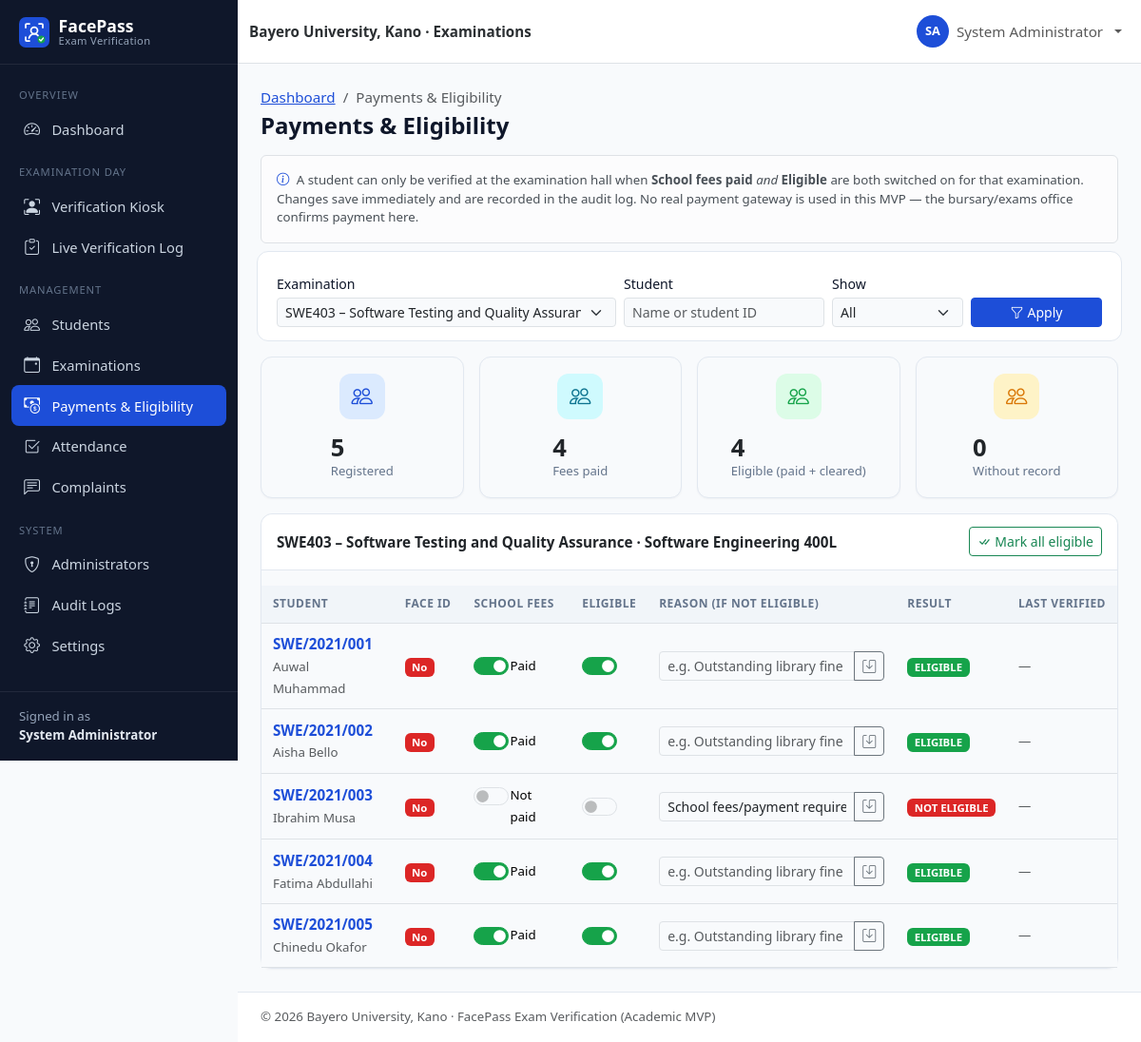
/admin/payments.php (signed in), run on an earlier commit of the app's database.
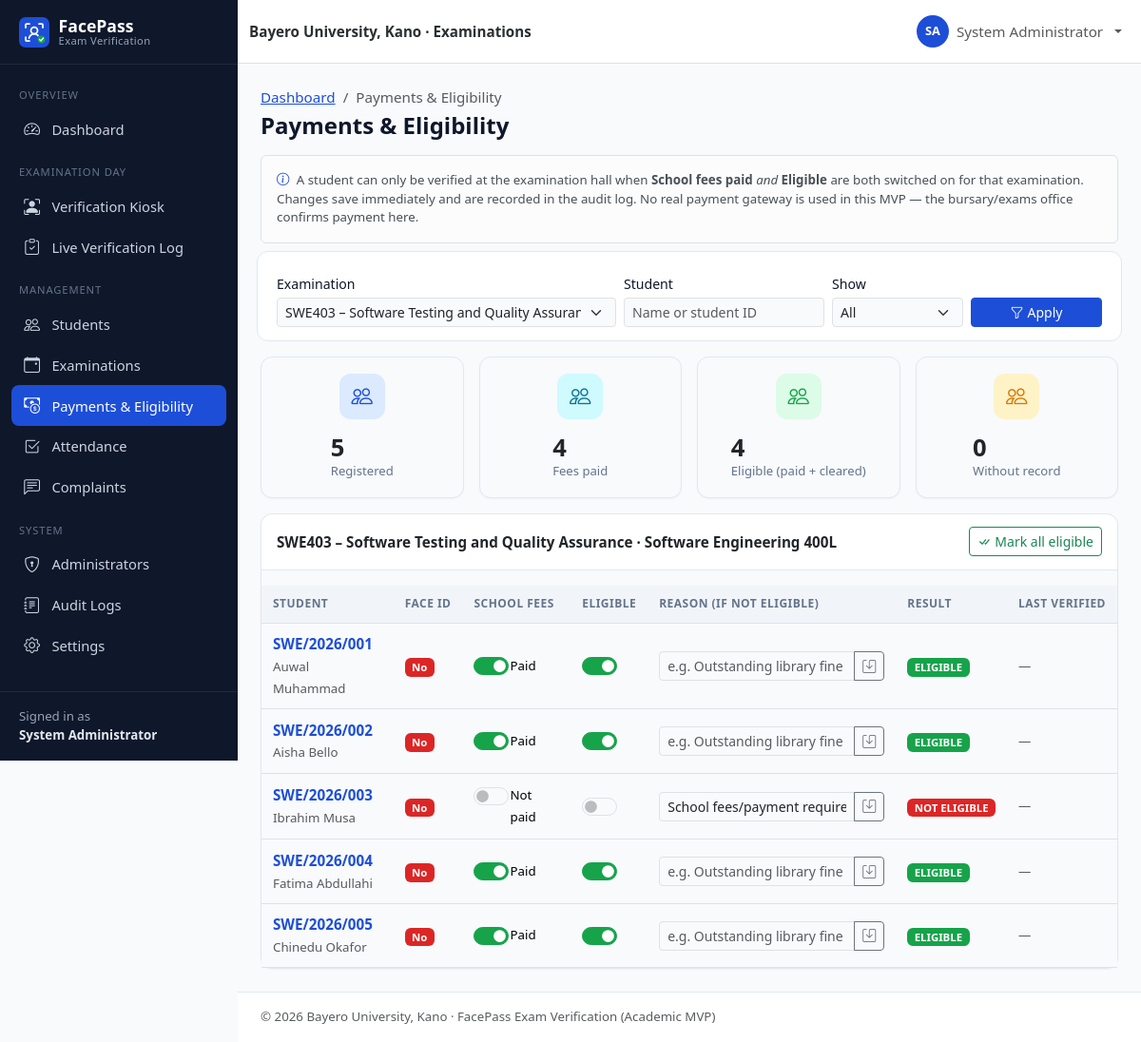
And on a later commit of the database.
### tables this page shows
CREATE TABLE exam_eligibility (
    id                INT UNSIGNED NOT NULL AUTO_INCREMENT,
    student_id        INT UNSIGNED NOT NULL,            
    exam_id           INT UNSIGNED NOT NULL,            
    school_fees_paid  TINYINT(1)   NOT NULL DEFAULT 0,
    eligible          TINYINT(1)   NOT NULL DEFAULT 0,
    reason            VARCHAR(255) NULL,                
    verified_at       DATETIME     NULL,                
    created_at        TIMESTAMP    NOT NULL DEFAULT CURRENT_TIMESTAMP,
    PRIMARY KEY (id),
    UNIQUE KEY uq_eligibility_student_exam (student_id, exam_id),
    KEY idx_eligibility_exam (exam_id),
    CONSTRAINT fk_eligibility_student FOREIGN KEY (student_id)
        REFERENCES users (id) ON DELETE CASCADE ON UPDATE CASCADE,
    CONSTRAINT fk_eligibility_exam FOREIGN KEY (exam_id)
        REFERENCES examinations (id) ON DELETE CASCADE ON UPDATE CASCADE
);

CREATE TABLE users (
    id               INT UNSIGNED NOT NULL AUTO_INCREMENT,
    student_id       VARCHAR(30)  NULL,                 
    first_name       VARCHAR(60)  NOT NULL,
    last_name        VARCHAR(60)  NOT NULL,
    email            VARCHAR(120) NOT NULL,
    phone            VARCHAR(20)  NULL,
    password         VARCHAR(255) NOT NULL,             
    role             ENUM('admin','student') NOT NULL DEFAULT 'student',
    department       VARCHAR(100) NULL,
    level            VARCHAR(10)  NULL,                 
    faculty          VARCHAR(100) NULL,
    face_registered  TINYINT(1)   NOT NULL DEFAULT 0,
    account_status   ENUM('active','inactive','suspended') NOT NULL DEFAULT 'active',
    created_at       TIMESTAMP    NOT NULL DEFAULT CURRENT_TIMESTAMP,
    updated_at       TIMESTAMP    NOT NULL DEFAULT CURRENT_TIMESTAMP ON UPDATE CURRENT_TIMESTAMP,
    PRIMARY KEY (id),
    UNIQUE KEY uq_users_student_id (student_id),
    UNIQUE KEY uq_users_email (email),
    KEY idx_users_role (role),
    KEY idx_users_dept_level (department, level),
    KEY idx_users_status (account_status)
);

### config/database.php (called while the page is built, shortened)
<?php
function db(): PDO
{
    static $pdo = null;
    if ($pdo === null) {
        $dsn = sprintf(
            'mysql:host=%s;port=%s;dbname=%s;charset=utf8mb4',
            DB_HOST,
            DB_PORT,
            DB_NAME
        );
        $pdo = new PDO($dsn, DB_USER, DB_PASS, [
            PDO::ATTR_ERRMODE            => PDO::ERRMODE_EXCEPTION,
            PDO::ATTR_DEFAULT_FETCH_MODE => PDO::FETCH_ASSOC,
            PDO::ATTR_EMULATE_PREPARES   => false,
        ]);
    }
    return $pdo;
}

### admin/payments.php (the view, shortened to what the changed rows need)
<?php
$pdo = db();
$exams = $pdo->query(
    "SELECT id, course_code, course_title, exam_date, status, department, level FROM examinations
     ORDER BY (status IN ('ongoing','scheduled')) DESC, exam_date DESC"
)->fetchAll();
$examId = is_post() ? post_int('exam_id') : get_int('exam_id');
if (!$examId) {
    $active = active_exam();
    $examId = $active ? (int) $active['id'] : (int) ($exams[0]['id'] ?? 0);
}
$exam = $examId ? find_exam($examId) : null;
$rows = [];
if ($exam) {
    $where = "(el.id IS NOT NULL OR (u.department = ? AND u.level = ? AND u.account_status = 'active'))";
    $params = [$exam['id'], $exam['department'], $exam['level']];
    $stmt = $pdo->prepare(
        "SELECT u.id, u.student_id, u.first_name, u.last_name, u.department, u.level, u.face_registered, u.account_status,
                el.id AS elig_id, el.school_fees_paid, el.eligible, el.reason, el.verified_at
         FROM users u
         LEFT JOIN exam_eligibility el ON el.student_id = u.id AND el.exam_id = ?
         WHERE u.role = 'student' AND $where
         ORDER BY u.student_id"
    );
    $stmt->execute($params);
    foreach ($stmt->fetchAll() as $r) {
        $rows[] = $r;
    }
}
require __DIR__ . '/../includes/header.php';
?>
<?php if (!$exam): ?>
    <div class="empty-state card"><i class="bi bi-calendar-x"></i>Create an examination first.</div>
<?php else: ?>
    <div class="card">
        <div class="table-responsive">
            <table class="table align-middle table-card" id="eligibilityTable" data-exam-id="<?= (int) $exam['id'] ?>">
                <thead><tr><th>Student</th><th>Face ID</th><th>School Fees</th><th>Eligible</th><th>Reason (if not eligible)</th><th>Result</th><th>Last verified</th></tr></thead>
                <tbody>
                <?php foreach ($rows as $r): $ok = $r['elig_id'] && $r['school_fees_paid'] && $r['eligible']; ?>
                    <tr data-student-id="<?= (int) $r['id'] ?>">
                        <td><a href="<?= e(url('admin/student-view.php?id=' . $r['id'])) ?>" class="fw-semibold text-decoration-none"><?= e($r['student_id']) ?></a><br>
                            <span class="small text-muted"><?= e(full_name($r)) ?></span>
                            <?php if ($r['account_status'] !== 'active'): ?><?= status_badge($r['account_status']) ?><?php endif; ?></td>
                        <td><?= yes_no_badge($r['face_registered'], 'Yes', 'No') ?></td>
                        <td>
                            <div class="form-check form-switch eligibility-switch">
                                <input class="form-check-input js-elig" type="checkbox" role="switch" data-field="school_fees_paid"
                                       aria-label="School fees paid" <?= $r['school_fees_paid'] ? 'checked' : '' ?>>
                                <span class="small js-paid-label"><?= $r['school_fees_paid'] ? 'Paid' : 'Not paid' ?></span>
                            </div>
                        </td>
                        <td>
                            <div class="form-check form-switch eligibility-switch">
                                <input class="form-check-input js-elig" type="checkbox" role="switch" data-field="eligible"
                                       aria-label="Eligible" <?= $r['eligible'] ? 'checked' : '' ?>>
                            </div>
                        </td>
                        <td style="min-width:220px">
                            <div class="input-group input-group-sm">
                                <input type="text" class="form-control js-reason" maxlength="255" value="<?= e($r['reason']) ?>" placeholder="e.g. Outstanding library fine">
                                <button class="btn btn-outline-secondary js-save-reason" type="button" title="Save reason"><i class="bi bi-save"></i></button>
                            </div>
                        </td>
                        <td class="js-result"><?= $r['elig_id'] ? ($ok ? '<span class="badge bg-success">ELIGIBLE</span>' : '<span class="badge bg-danger">NOT ELIGIBLE</span>') : '<span class="badge bg-light text-dark">No record</span>' ?></td>
                        <td class="small text-muted"><?= e(fmt_datetime($r['verified_at'])) ?></td>
                    </tr>
                <?php endforeach; ?>
                </tbody>
            </table>
        </div>
    </div>
<?php endif; ?>
<?php require __DIR__ . '/../includes/footer.php'; ?>

### includes/functions.php (shortened to what the changed rows need)
<?php
function e($value): string
{
    return htmlspecialchars((string) ($value ?? ''), ENT_QUOTES | ENT_SUBSTITUTE, 'UTF-8');
}
function base_url(): string
{
    static $base = null;
    if ($base !== null) {
        return $base;
    }
    $docRoot = realpath($_SERVER['DOCUMENT_ROOT'] ?? '') ?: '';
    $root = realpath(ROOT_PATH) ?: ROOT_PATH;
    $docRoot = str_replace('\\', '/', $docRoot);
    $root = str_replace('\\', '/', $root);
    $relative = '';
    if ($docRoot !== '' && stripos($root, $docRoot) === 0) {
        $relative = trim(substr($root, strlen($docRoot)), '/');
    }
    $base = $relative === '' ? '' : '/' . $relative;
    return $base;
}
function url(string $path = ''): string
{
    return base_url() . '/' . ltrim($path, '/');
}
function get_setting(string $key, ?string $default = null): ?string
{
    $stmt = db()->prepare('SELECT setting_value FROM settings WHERE setting_key = ?');
    $stmt->execute([$key]);
    $value = $stmt->fetchColumn();
    return ($value === false || $value === null) ? $default : (string) $value;
}
function active_exam(): ?array
{
    $id = (int) get_setting('active_exam_id', '0');
    if ($id <= 0) {
        return null;
    }
    $stmt = db()->prepare('SELECT * FROM examinations WHERE id = ?');
    $stmt->execute([$id]);
    return $stmt->fetch() ?: null;
}
function find_exam(int $id): ?array
{
    $stmt = db()->prepare('SELECT * FROM examinations WHERE id = ?');
    $stmt->execute([$id]);
    return $stmt->fetch() ?: null;
}
function full_name(array $row): string
{
    return trim(($row['first_name'] ?? '') . ' ' . ($row['last_name'] ?? ''));
}
function fmt_datetime(?string $dt): string
{
    return $dt ? date('d M Y, g:i A', strtotime($dt)) : '—';
}
function yes_no_badge($value, string $yes = 'Yes', string $no = 'No'): string
{
    return $value
        ? '<span class="badge bg-success">' . e($yes) . '</span>'
        : '<span class="badge bg-danger">' . e($no) . '</span>';
}

What changed in the data, as far as the page shows it:
changed through a linked row, exam_eligibility "Auwal Muhammad": student.student_id "SWE/2021/001" → "SWE/2026/001"
changed through a linked row, exam_eligibility "Aisha Bello": student.student_id "SWE/2021/002" → "SWE/2026/002"
changed through a linked row, exam_eligibility "School fees/payment requirement has not been satisfied.": student.student_id "SWE/2021/003" → "SWE/2026/003"
changed through a linked row, exam_eligibility "Fatima Abdullahi": student.student_id "SWE/2021/004" → "SWE/2026/004"
changed through a linked row, exam_eligibility "Chinedu Okafor": student.student_id "SWE/2021/005" → "SWE/2026/005"
